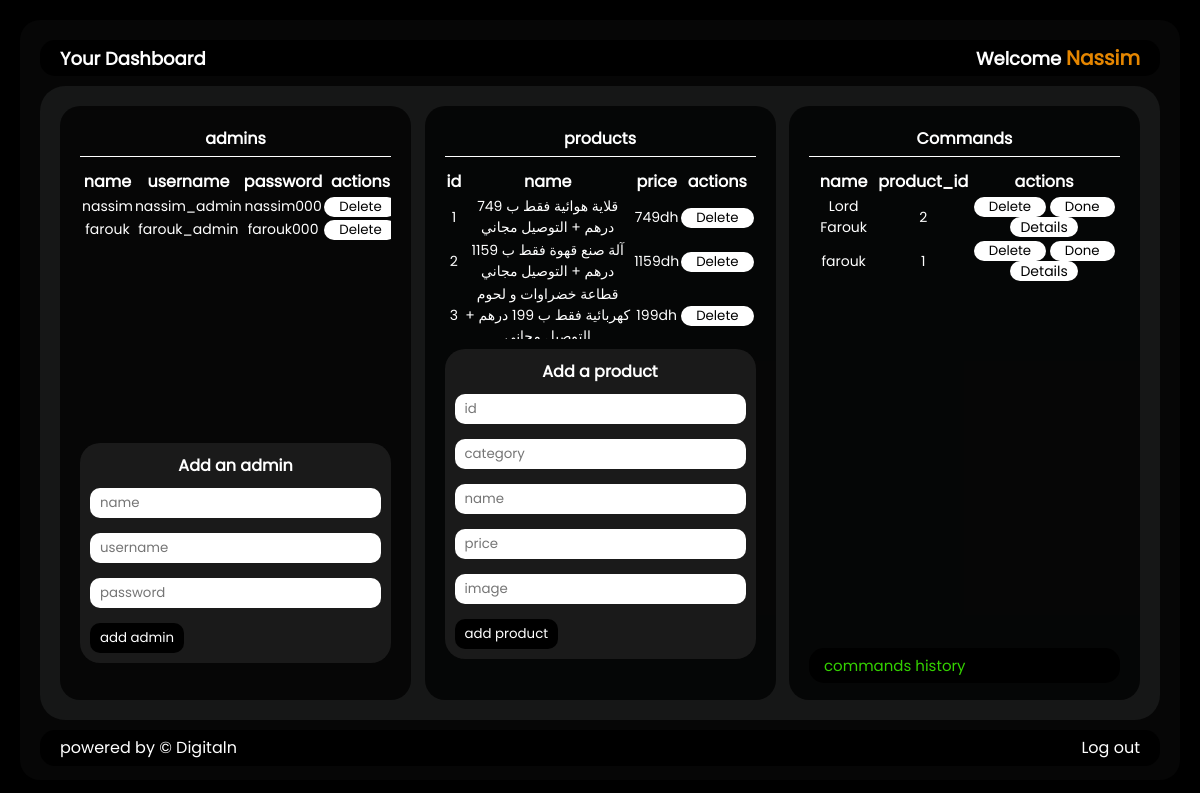
Page /dashboard.php on the committed database.
### tables this page shows
CREATE TABLE `products` (
  `id` int(11) NOT NULL,
  `category` varchar(100) NOT NULL,
  `name` varchar(100) NOT NULL,
  `price` int(11) NOT NULL,
  `image` varchar(100) NOT NULL
);

CREATE TABLE `commands` (
  `id` int(11) NOT NULL,
  `name` varchar(40) NOT NULL,
  `phone` varchar(20) NOT NULL,
  `adresse` varchar(1000) NOT NULL,
  `product_id` int(11) NOT NULL,
  `product_price` int(11) NOT NULL
);

### dashboard.php (the view, shortened to what this page needs)
<?php
    include "connection.php";
    ?>
<!DOCTYPE html>
<html lang="en">
<head>
</head>
<body>
    <div class="dashboard">
        <div class="dashboard_container">
            <div class="header">
                <h1>Your Dashboard</h1>
                <h1>Welcome <span>Nassim</span></h1>
            </div>
            <div class="content">
                <div class="admins">
                    <h5>admins</h5>
                    <div class="admins_table">
                        <table>
                        <thead>
                            <tr>
                                <th>name</th>
                                <th>username</th>
                                <th>password</th>
                                <th>actions</th>
                            </tr>
                        </thead>
                        <tbody>
                        <?php
                            $select_admins = $conn -> prepare ("SELECT * FROM `admins`");
                            $select_admins -> execute();
                            if ($select_admins->rowCount()>0) {
                                while ($fetch_admins = $select_admins->fetch(PDO::FETCH_ASSOC)) {
                        ?>
                            <tr>
                                <td><?=$fetch_admins["name"]?></td>
                                <td><?=$fetch_admins["username"]?></td>
                                <td><?=$fetch_admins["password"]?></td>
                                <td><form action="" method="post">
                                    <button type="submit" name="deleteadmin" onclick="return confirm('delete this admin ??')">Delete</button>
                                </form></td>
                            </tr>
                        <?php
                                }
                            }
                        ?>
                        </tbody>
                        </table>
                    </div>
                    <form action="" method="post" class="form">
                        <h4>Add an admin</h4>
                        <input type="text" placeholder="name" name="name">
                        <input type="text" placeholder="username" name="username">
                        <input type="text" placeholder="password" name="password">
                        <button type="submit" name="addadmin">add admin</button>
                    </form>
                </div>
                <div class="products">
                    <h5>products</h5>
                    <div class="product_table">
                        <table>
                        <thead>
                            <tr>
                                <th>id</th>
                                <th>name</th>
                                <th>price</th>
                                <th>actions</th>
                            </tr>
                        </thead>
                        <tbody>
                        <?php
                            $select_products = $conn -> prepare ("SELECT * FROM `products`");
                            $select_products -> execute();
                            if ($select_products->rowCount()>0) {
                                while ($fetch_products = $select_products->fetch(PDO::FETCH_ASSOC)) {
                        ?>
                            <tr>
                                <td><?=$fetch_products["id"]?></td>
                                <td><?=$fetch_products["name"]?></td>
                                <td><?=$fetch_products["price"]?>dh</td>
                                <td>
                                <form action="" method="post">
                                    <button type="submit" name="deleteproduct" onclick="return confirm('delete this product ??')">Delete</button>
                                </form>
                                </td>
                            </tr>
                        <?php
                                }
                            }
                        ?>
                        </tbody>
                        </table>
                    </div>
                    <form action="" method="post" class="form">
                        <h4>Add a product</h4>
                        <input type="text" placeholder="id" name="id">
                        <input type="text" placeholder="category" name="category">
                        <input type="text" placeholder="name" name="name">
                        <input type="number" placeholder="price" name="price">
                        <input type="text" placeholder="image" name="image">
                        <button type="submit" name="addproduct">add product</button>
                    </form>
                </div>
                <div class="commands">
                    <h5>Commands</h5>
                    <div class="command_table">
                        <table>
                            <thead>
                                <tr>
                                    <th>name</th>
                                    <th>product_id</th>
                                    <th>actions</th>
                                </tr>
                            </thead>
                            <tbody>
                            <?php
                            $select_commands = $conn -> prepare ("SELECT * FROM `commands`");
                            $select_commands -> execute();
                            if ($select_commands->rowCount()>0) {
                                while ($fetch_commands = $select_commands->fetch(PDO::FETCH_ASSOC)) {
                        ?>
                                <tr>
                                    <td><?=$fetch_commands["name"]?></td>
                                    <td><?=$fetch_commands["product_id"]?></td>
                                    <td><form action="" method="post">
                                        <button type="submit" name="deletecommand" onclick="return confirm('delete this command ??')">Delete</button>
                                        <button type="submit" name="donecommand" onclick="return confirm('done command ??')">Done</button>
                                        <a href="command_details.php?pid=<?=$fetch_commands["id"]?>">Details</a>
                                    </form></td>
                                </tr>
                                <?php
                                }
                            }
                            ?>
                            </tbody>
                        </table>
                    </div>
                    <div class="history">
                        <a href="history.php">commands history</a>
                    </div>
                </div>
            </div>
            <div class="footer">
                <p>powered by &copy Digital<ion-icon name="power"></ion-icon>n</p>
                <span name="logout"><ion-icon name="power"></ion-icon>Log out</span>
            </div>
        </div>
    </div>
</body>
</html>

### rows in the picture
products: id "1", name "قلاية هوائية فقط ب 749 درهم + التوصيل مجاني", price "749"
products: id "2", name "آلة صنع قهوة فقط ب 1159 درهم + التوصيل مجاني", price "1159"
products: id "3", name "قطاعة خضراوات و لحوم كهربائية فقط ب 199 درهم +…", price "199"
commands: name "Lord Farouk", product "2"
commands: name "farouk", product "1"

### other values in the picture
$fetch_admins["name"] "nassim"
$fetch_admins["username"] "nassim_admin"
$fetch_admins["password"] "nassim000"
$fetch_admins["name"] "farouk"
$fetch_admins["username"] "farouk_admin"
$fetch_admins["password"] "farouk000"
